Frame 1 (no input): blank canvas, image omitted
Frame 60 (no input): blank canvas, image omitted
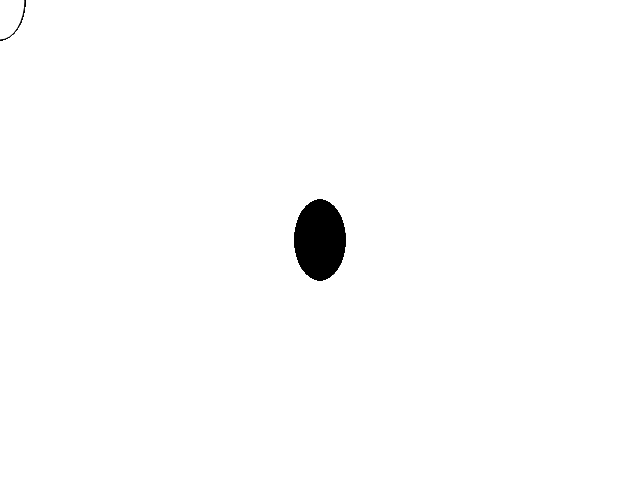
Frame 120 (the mouse pressed at the canvas centre since frame 60)

The p5.js sketch whose frames 1 and 60 were blank and that drew this single picture after the mouse press (run headless with seeded random() and noise() and a simulated clock; from frame 60 on, the mouse is pressed at the canvas centre):

// p5.js sketch
// ── sketch.js
function setup() {
	createCanvas(640, 480);
}

function draw() {
	if (mouseIsPressed) {
		fill(0);
	} else {
		fill(255)
	}
  ellipse(mouseX, mouseY, 50, 80, 80)
}
